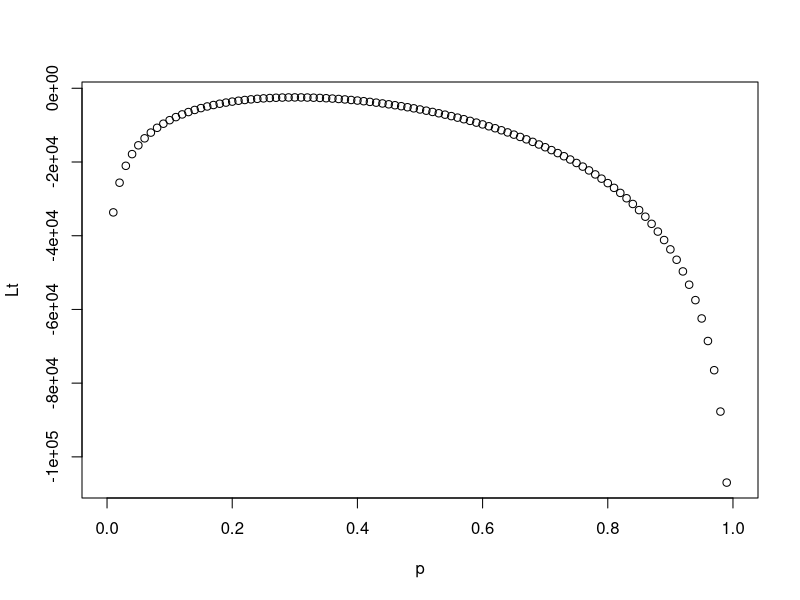

Generate this figure with R: (Note: this script raises an error after producing the figure.)
X = rbinom(1000, 40, 0.3)
pbinom(X, 40, 0.1)  # 這個就是它裡面會出線的機率
prod() # 連乘的方式
prod(pbinom(X, 40, 0.1)) # 是0很小很小

# 嘗試p
p = seq(0, 1, by=0.01)  # 0到 1之間 0.01切一刀
length(p)  # 長度是多少
Lt = c()  # 定義一個list 後面再塞進去  也可以用 req(NA, 101) 用NA比較保險
for(i in 1:101) {
  Lt[i] = sum(log(dbinom(X, 40, p[i])))  
}
plot(p, Lt) # 這裡會有一個切線斜率 所以會去找他切線斜率是0的時候就是最大值(微分  )
abline(v = mean(x)/40) # 就可以找到她的最大值
which(Lt == max(Lt))  # 在哪裡是他的最大值 # 這裡取出來是31
p[31]  # 剛剛好就是先前求出的數值  #所以這裡就找到31的數值維和

# [ 運用log的好處 ]
# A x B => 取log  => log(A x B) = logA + logB
# 他會變成相加 所以好處是他不會一直相乘 就會變得很小

plot(c(1:100), log(c(1:100)))
# 由此圖可以看的出來 取log 後定會是不同的數



